Frame 1 (no input): blank canvas, image omitted
Frame 60 (the mouse pressed at the canvas centre just before this capture): blank canvas, image omitted
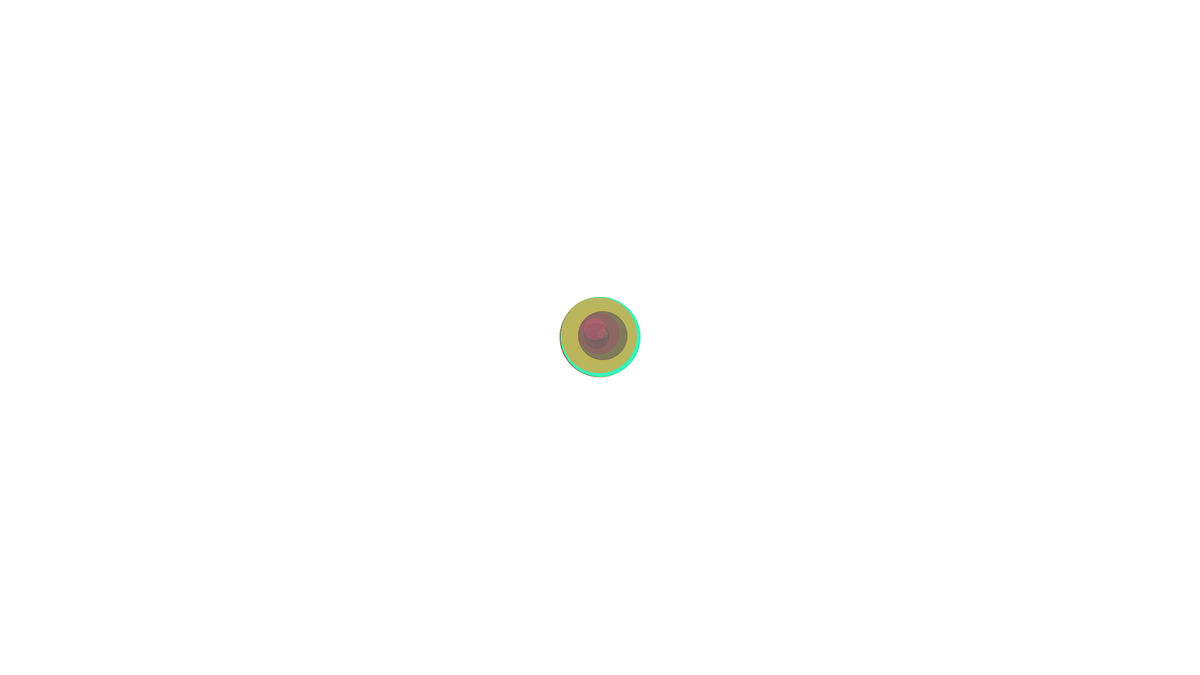
Frame 120 (the mouse held since frame 60 and released just before this capture)

The Processing sketch whose frames 1 and 60 were blank and that drew this single picture after the mouse press (run headless with seeded random() and noise(); from frame 60 on, the mouse is pressed at the canvas centre):

// Processing sketch: gsp_particles_2
// ── gsp_particles_2.pde
ParticleSystem ps;

void setup() {
  size(1920,1080);
  ps = new ParticleSystem(new PVector(width/2,50));
  background(255);
}

void draw() {
  
  ps.addParticle();
  ps.run();
}





// A class to describe a group of Particles
// An ArrayList is used to manage the list of Particles 

class ParticleSystem {
  ArrayList<Particle> particles;
  PVector origin;

  ParticleSystem(PVector location) {
    origin = location.get();
    particles = new ArrayList<Particle>();
  }

  void addParticle() {
    if(mousePressed == true) {
      PVector loc = new PVector(mouseX, mouseY);
      particles.add(new Particle(loc));    
    }
  }

  void run() {
    for (int i = particles.size()-1; i >= 0; i--) {
      Particle p = particles.get(i);
      p.run();
      if (p.isDead()) {
        particles.remove(i);
      }
    }
  }
}



// A simple Particle class

class Particle {
  PVector location;
  PVector velocity;
  PVector acceleration;
  float lifespan;
  color col;
  
  // ff5185
  // c1b257
  // 58585b
  // 36f2b8
  int[][] colors = {
    {255, 81, 133},
    {193, 178, 87},
    {88, 88, 91},
    {54, 242, 184}
  };
  
  Particle(PVector l) {
    acceleration = new PVector(0,0.001);
    velocity = new PVector(random(-1,1),random(-2,0));
    location = l.get();
    lifespan = 255.0;
    
    // set a color
    int colNum = round(random(0, 3));    
    col = color(colors[colNum][0], colors[colNum][1], colors[colNum][2]);
  }

  void run() {
    update();
    display();
  }

  // Method to update location
  void update() {
    velocity.add(acceleration);
    location.add(velocity);
//    lifespan -= 1.0;
    lifespan -= random(1, 50);
  }

  // Method to display
  void display() {
    stroke(col,lifespan);
    fill(col,lifespan);
    ellipse(location.x,location.y,lifespan/2,lifespan/2);
  }
  
  // Is the particle still useful?
  boolean isDead() {
    if (lifespan < 0.0) {
      return true;
    } else {
      return false;
    }
  }
}
